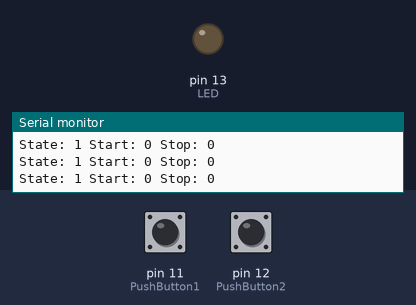
Bench run of a sketch on a simulated Arduino Uno, built with avr-gcc and run on an emulated ATmega328P. Parts: output pins drawn as LEDs (lit = HIGH), the last lines printed to the serial monitor. The inputs (shaded band) are chosen by the test bench; at power-on: pin 11 (PushButton1) HIGH, pin 12 (PushButton2) HIGH.

Above: at 1.2 s.
1.3 s: pin 11 (PushButton1) pulled LOW for 0.15 s
At 2.5 s:
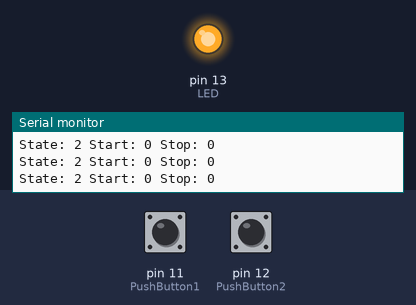
2.9 s: pin 12 (PushButton2) pulled LOW for 0.15 s
At 4.1 s:
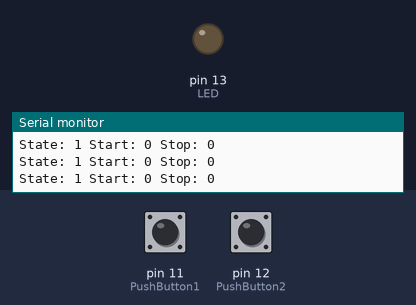
4.5 s: pin 11 (PushButton1) pulled LOW for 1 s
At 5.7 s:
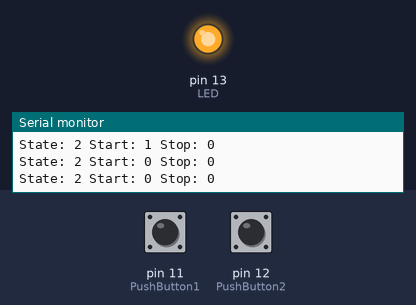
Timing chart, 0 to 7.5 s (numbered marks = the images above; inputs shaded):
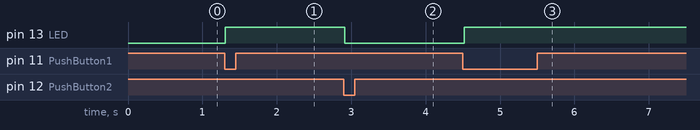

The sketch:

Start_Stop.ino
```cpp
/* Finite State Machine Implementation Example
 * Start Stop
 *
 *          ┌─┐
 *          │ │
 *          ├─┤
 *          └─┘
 *           |
 *           |
 *     ┌───────────┐
 * +-->│State1     │---+
 * |   ├───────────┤   |
 * |   │Set LED Off│   |
 * |   └───────────┘   |
 * |Stop               |Start && !Stop
 * |                   |
 * |   ┌───────────┐   |
 * +---│State2     │<--+
 *     ├───────────┤
 *     │Set LED On │
 *     └───────────┘
 *
 *
 * Notes:
 * Condition evaluation priority is determined by the order in the
 * evaluation sequence.
 * State actions should be short and non-blocking. Long or complex
 * actions should be subdivided into additional states or into a
 * sub-machine.
 *
 * I/O scanning can be on-demand (each condition reads its I/O) or
 * snapshot-based (all I/O is read once at the beginning of the loop
 * and then frozen).
 * The scanning method impacts the evaluation priority of the conditions.
 *
 * Created 25-Sep-2024 by Simón Plata
 * Revised 25-Aug-2025 by Simón Plata
 *
 */

#define LED 13
#define PushButton2 12
#define PushButton1 11

void setup() {
  // put your setup code here, to run once:
  pinMode(PushButton1, INPUT_PULLUP);
  pinMode(PushButton2, INPUT_PULLUP);
  pinMode(LED, OUTPUT);
  Serial.begin(9600);
}

void loop() {
  // put your main code here, to run repeatedly:
  fsm_update();
  delay(100);
}

void fsm_update() {
 enum fsm_states {
    state_0,
    state_1,
    state_2
  };

  static enum fsm_states state = state_0;
  int8_t Start;
  int8_t Stop;

  Start = !digitalRead(PushButton1);
  Stop  = !digitalRead(PushButton2);
  switch(state) {

    case state_0:  if(1) {
            state = state_1;
            digitalWrite(LED, LOW);
            Serial.println("State0 --> State1");
          }
          break;

    case state_1:  if((Start == HIGH) && !(Stop == HIGH)) {    // state_1 --> state_2 transition
            state = state_2;
            digitalWrite(LED, HIGH);
            Serial.println("State1 --> State2");
          }
          break;

    case state_2:  if(Stop == HIGH) {    // state_2 --> state_1 transition
            state = state_1;
            digitalWrite(LED, LOW);
            Serial.println("State2 --> State1");
          }
          break;
  }
  Serial.print("State: ");
  Serial.print(state);
  Serial.print(" Start: ");
  Serial.print(Start);
  Serial.print(" Stop: ");
  Serial.println(Stop);
}
```

Measured:
- after the input at 1.3 s, pin 13 (LED): LOW → HIGH at once
- after the input at 2.9 s, pin 13 (LED): HIGH → LOW at once
- after the input at 4.5 s, pin 13 (LED): LOW → HIGH at once
